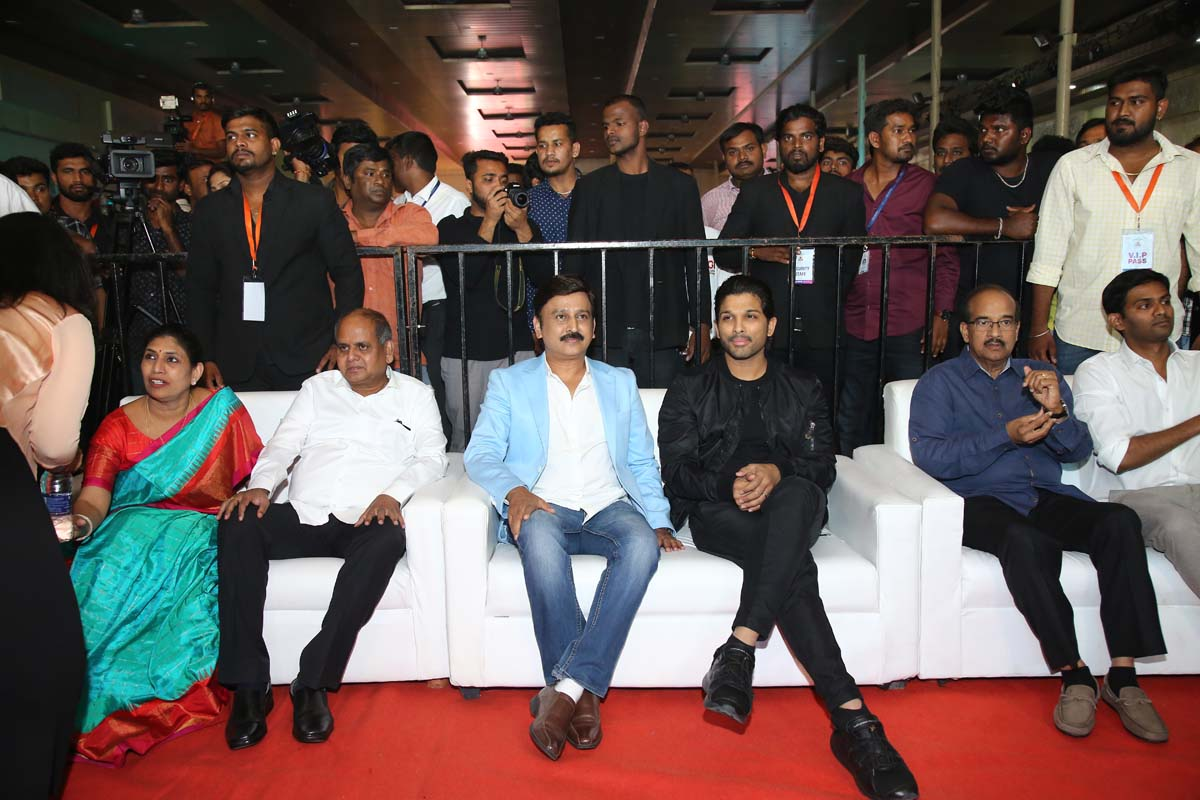
#> input picture 4.jpg, 1200 x 800 px
$ python image.py
#> lines starting #> are read from the running program, lines starting #| are printed output that depends on the picture; after the words box and inside, x2 and y2 are one past the last pixel; in counts of white or black regions, pixels touching at a corner belong together
import cv2
face_cascade = cv2.CascadeClassifier('haarcascade_frontalface_default.xml')
eye_cascade = cv2.CascadeClassifier('haarcascade_eye.xml')
img = cv2.imread('4.jpg')
#> img is the input picture: shape (800, 1200, 3); mean B, G, R 84.9, 87.4, 103.7
gray = cv2.cvtColor(img, cv2.COLOR_BGR2GRAY)
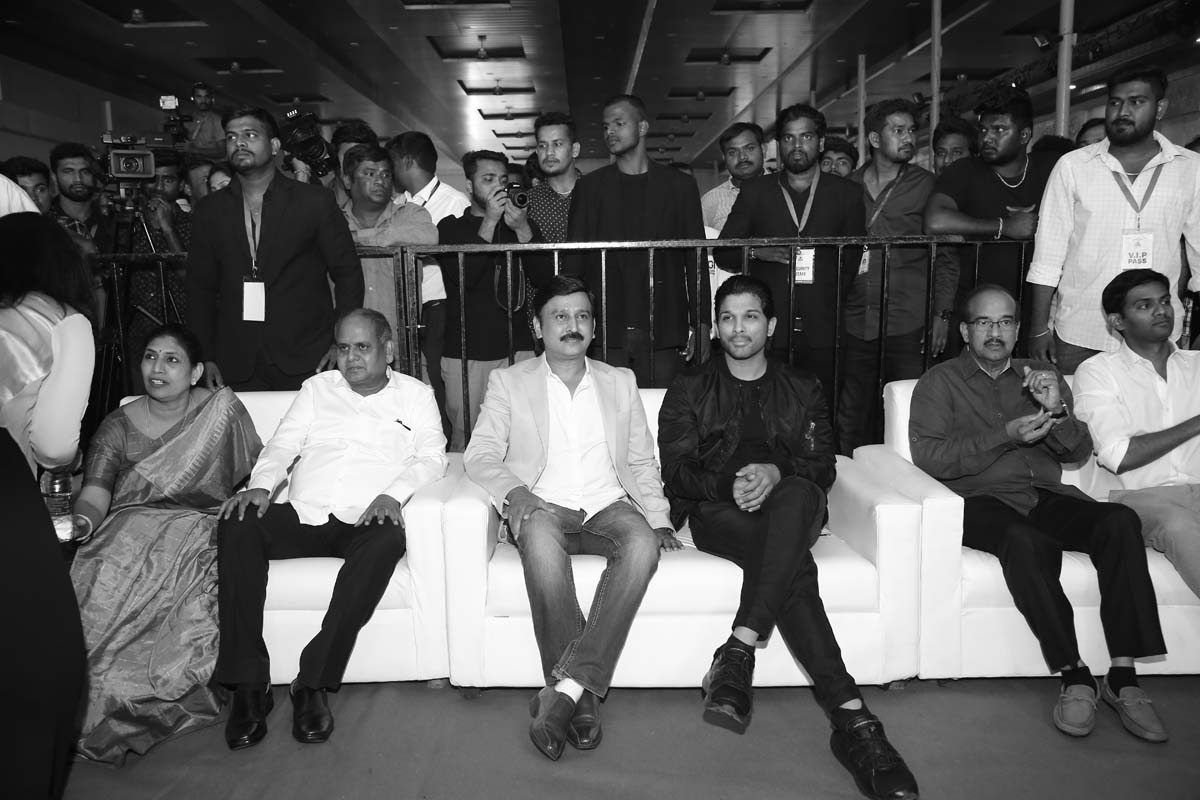
#> gray: shape (800, 1200); min 0, max 255, mean 92
faces = face_cascade.detectMultiScale(gray, 1.1, 2)
#> faces = 21 rows, first 6: [986, 116, 30, 30], [821, 119, 33, 33], [529, 127, 45, 45], [55, 155, 44, 44], [774, 118, 48, 48], [131, 336, 61, 61]
print(faces)
#> (printed output is left out)
for (x,y,w,h) in faces:
    print("Detected Face")
    cv2.rectangle(img,(x,y),(x+w,y+h),(255,0,0),1)
    roi_gray = gray[y:y+h, x:x+w]
    roi_color = img[y:y+h, x:x+w]

    eyes = eye_cascade.detectMultiScale(roi_gray)
    print("Eyes", eyes)
    if eyes is ():
        print("eyes closed")
    for (ex,ey,ew,eh) in eyes:
        cv2.rectangle(roi_color,(ex,ey),(ex+ew,ey+eh),(0,255,0),1)
#> this loop made 21 passes
#> (x, y, w, h) on passes 1, 2, 3, 4, 5, 7, 8, 9, 12, 13, 14, 15: (986, 116, 30, 30), (821, 119, 33, 33), (529, 127, 45, 45), (55, 155, 44, 44), (774, 118, 48, 48), (172, 602, 51, 51), (719, 131, 49, 49), (218, 114, 54, 54), (725, 458, 52, 52), (593, 102, 52, 52), (881, 109, 54, 54), (962, 297, 64, 64)
#> (x, y, w, h, eyes) on passes 6, 10, 11, 16, 18: (131, 336, 61, 61, [[6, 9, 22, 22], [29, 12, 23, 23]]), (541, 292, 64, 64, [[9, 13, 22, 22], [30, 14, 21, 21]]), (710, 294, 61, 61, [[28, 11, 21, 21], [7, 13, 21, 21]]), (327, 325, 57, 57, [[22, 11, 22, 22]]), (1101, 81, 56, 56, [[22, 9, 22, 22]])
#> (printed output is left out)
#> pass 1, `roi_gray = gray[y:y+h, x:x+w]`:
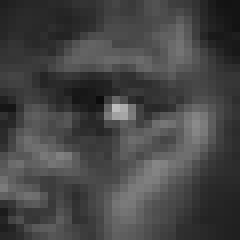
#> roi_gray: shape (30, 30) (shown 8 times larger); min 12, max 189, mean 69.2
#> pass 1, `roi_color = img[y:y+h, x:x+w]`:
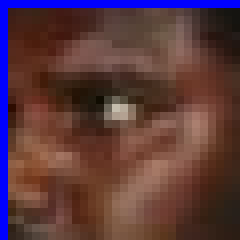
#> roi_color: shape (30, 30, 3) (shown 8 times larger); mean B, G, R 61.1, 57.4, 90.4
#> pass 2, `roi_color = img[y:y+h, x:x+w]`:
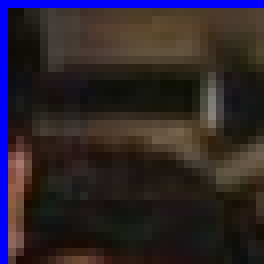
#> roi_color: shape (33, 33, 3) (shown 8 times larger); mean B, G, R 43.3, 36.4, 45.3
#> after the loop:
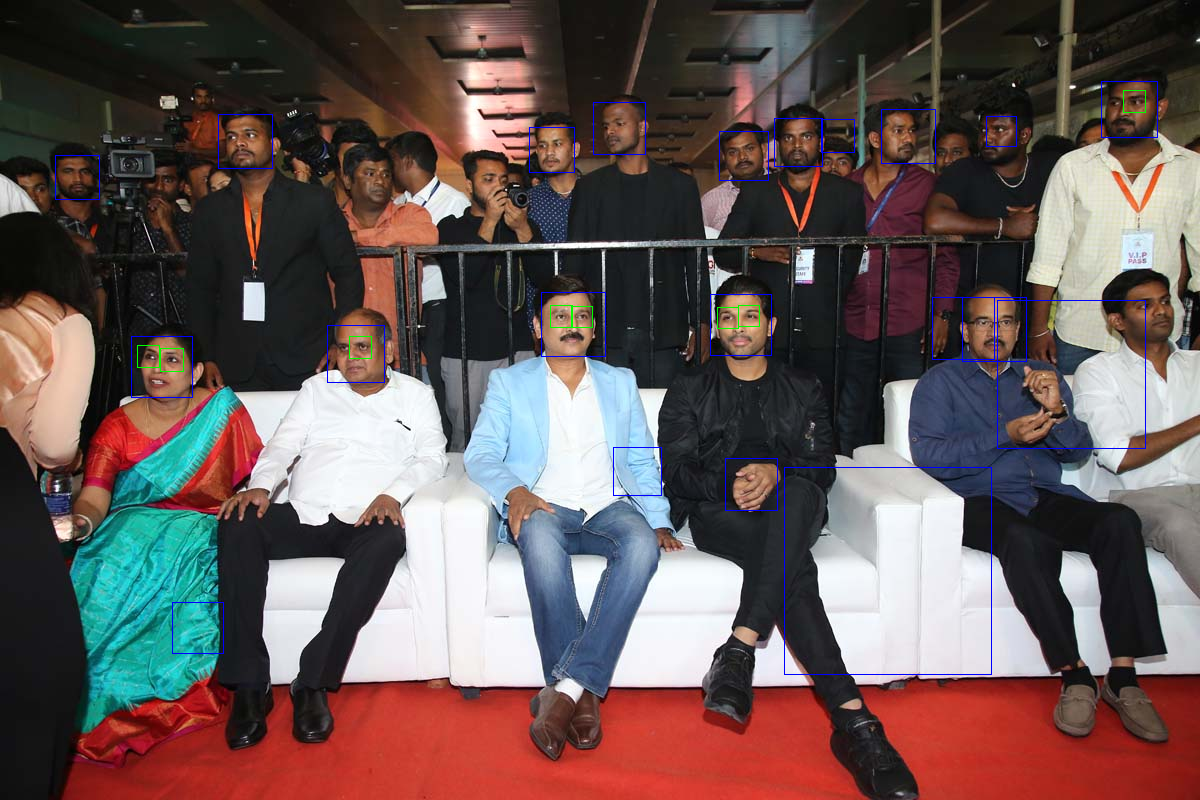
#> img: shape (800, 1200, 3); 0.62% of pixels changed, all inside (x1, y1, x2, y2) = (55, 81, 1158, 675)
#> after the loop:
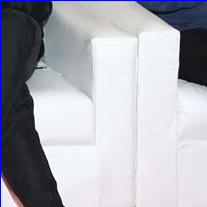
#> roi_color: shape (207, 207, 3); mean B, G, R 180.2, 173.1, 171.7
#> after the loop:
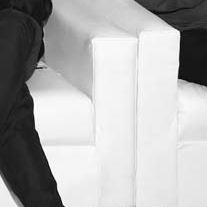
#> roi_gray: shape (207, 207); min 5, max 255, mean 174.1
cv2.imshow('FACE EYE DETECTION',img)
cv2.waitKey(0)
cv2.destroyAllWindows()

$ run again, with 14.jpg copied over 4.jpg
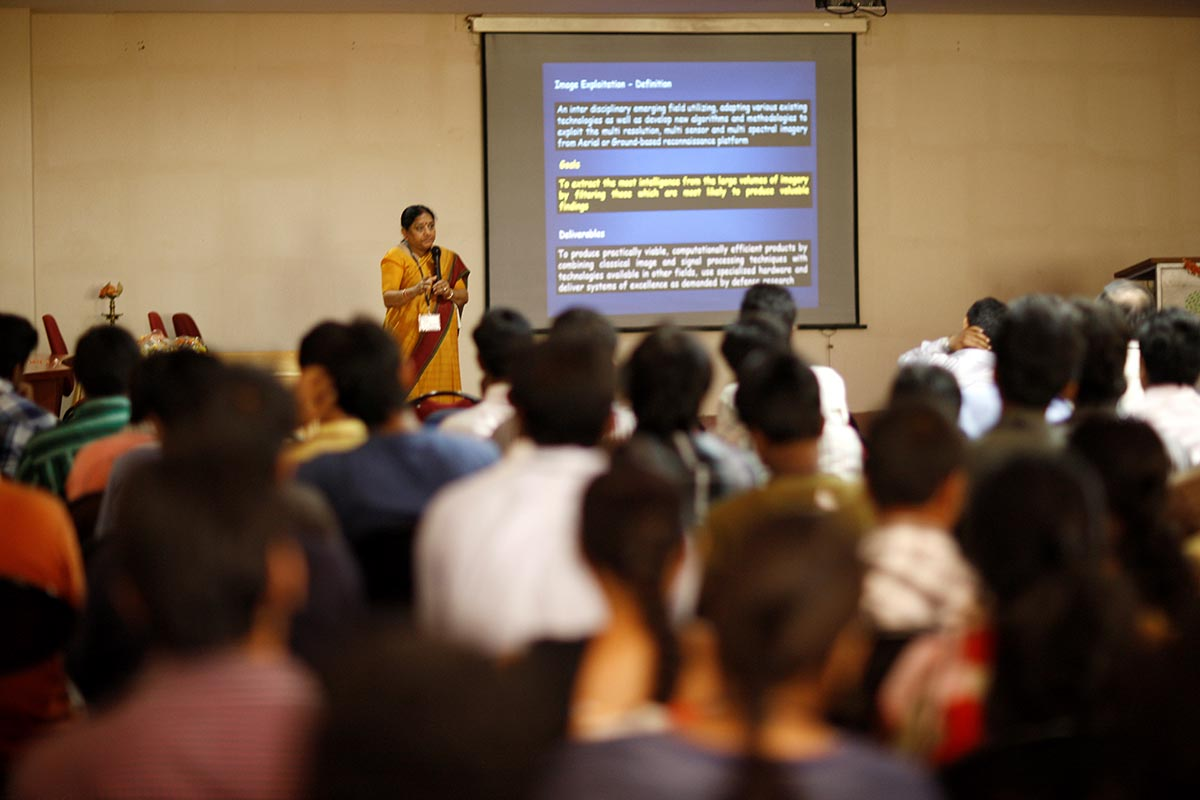
#> input picture 14.jpg, 1200 x 800 px
#> img is the input picture: shape (800, 1200, 3); mean B, G, R 67.2, 86.5, 109.4
#> `gray = cv2.cvtColor(img, cv2.COLOR_BGR2GRAY)`:
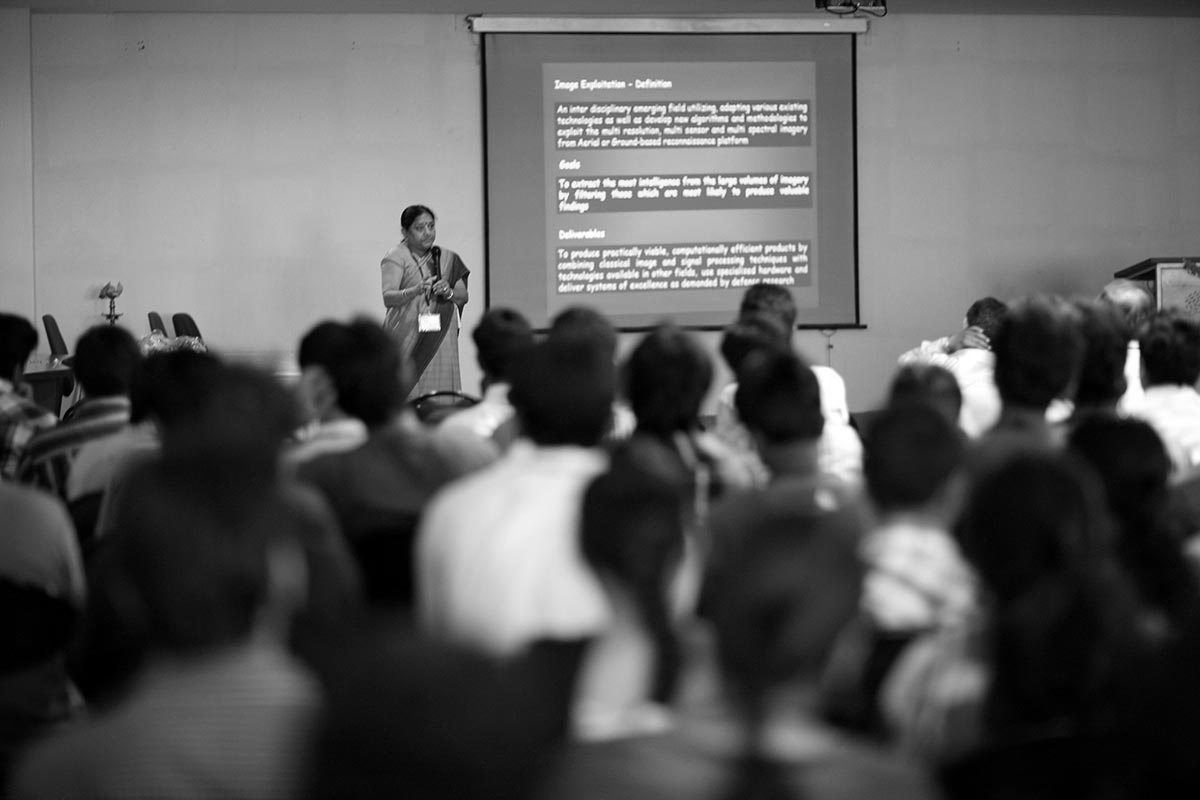
#> gray: shape (800, 1200); min 0, max 255, mean 91.1
#> faces = [[410, 216, 31, 31], [368, 344, 162, 162]]
#| [[410 216  31  31]
#|  [368 344 162 162]]
#> the loop `for (x,y,w,h) in faces:` made 2 passes
#> (printed output is left out)
#> after the loop `for (x,y,w,h) in faces:`:
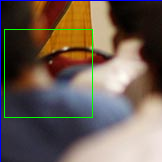
#> roi_color: shape (162, 162, 3); mean B, G, R 83.7, 94, 109.3

$ run again, with allu.jpg copied over 4.jpg
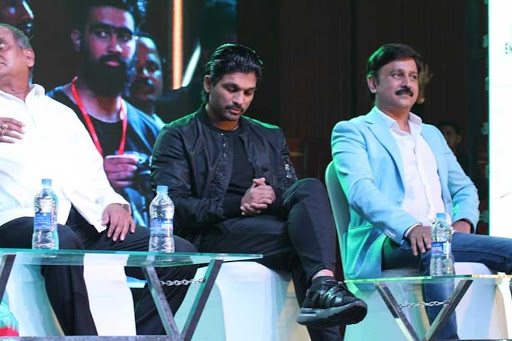
#> input picture allu.jpg, 512 x 341 px
#> img is the input picture: shape (341, 512, 3); mean B, G, R 126, 114, 98.2
#> `gray = cv2.cvtColor(img, cv2.COLOR_BGR2GRAY)`:
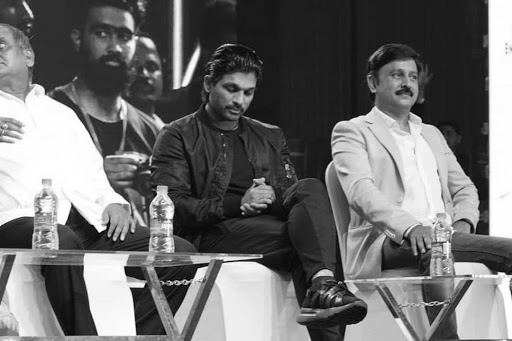
#> gray: shape (341, 512); min 0, max 255, mean 110.7
#> faces = [[379, 55, 51, 51], [212, 70, 54, 54], [79, 10, 67, 67]]
#| [[379  55  51  51]
#|  [212  70  54  54]
#|  [ 79  10  67  67]]
#> the loop `for (x,y,w,h) in faces:` made 3 passes
#> (printed output is left out)
#> after the loop `for (x,y,w,h) in faces:`:
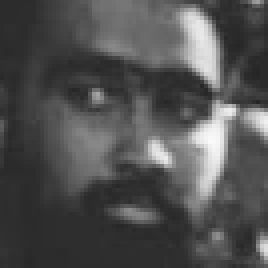
#> roi_gray: shape (67, 67) (shown 4 times larger); min 38, max 250, mean 80.9

$ run again, with allu2 - Copy.jpg copied over 4.jpg
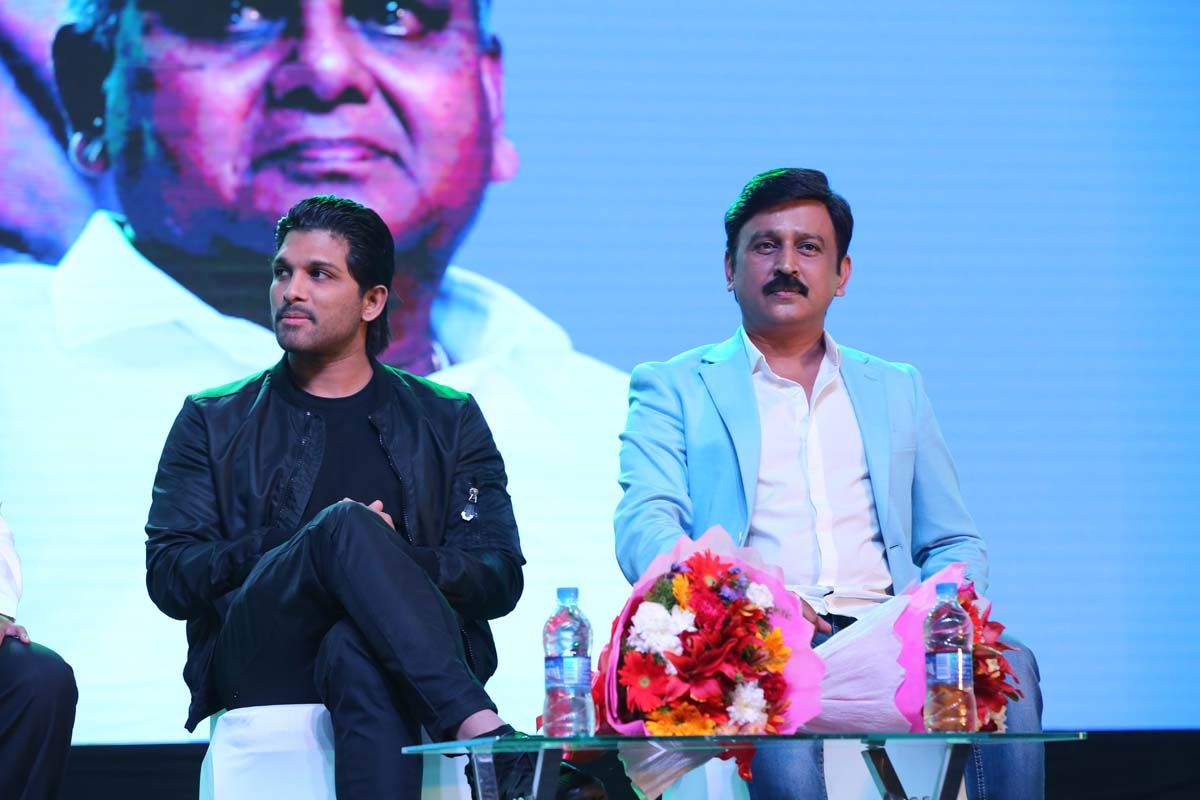
#> input picture allu2 - Copy.jpg, 1200 x 800 px
#> img is the input picture: shape (800, 1200, 3); mean B, G, R 194, 148.3, 119.4
#> faces = [[920, 569, 57, 57], [540, 574, 53, 53], [724, 198, 123, 123], [246, 231, 109, 109]]
#| [[920 569  57  57]
#|  [540 574  53  53]
#|  [724 198 123 123]
#|  [246 231 109 109]]
#> the loop `for (x,y,w,h) in faces:` made 4 passes
#> (printed output is left out)
#> after the loop `for (x,y,w,h) in faces:`:
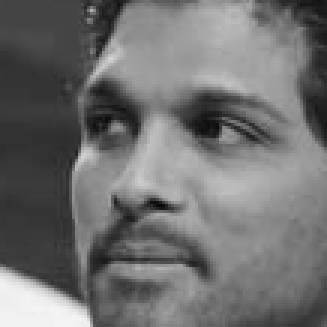
#> roi_gray: shape (109, 109) (shown 3 times larger); min 7, max 245, mean 112.3
